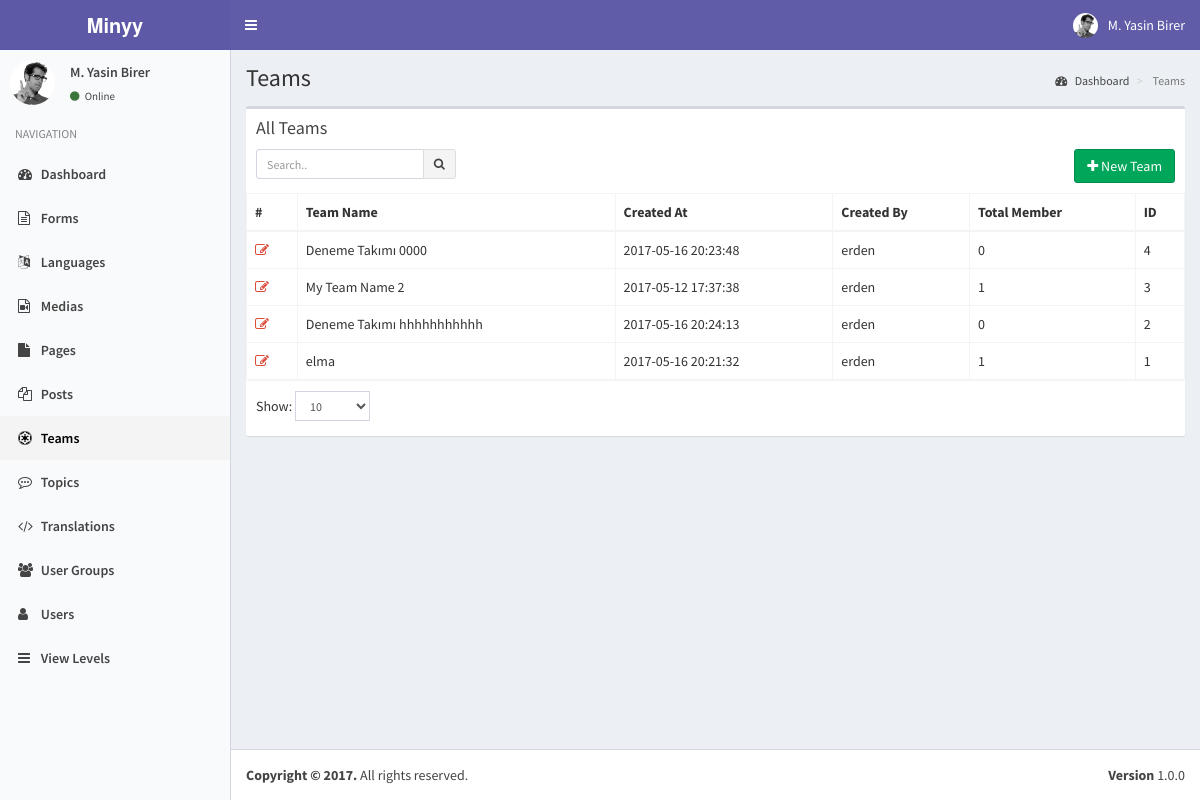
Screenshot of /index.php?controller=module&action=teams (signed in) with the database file from the repository.
### tables this page shows
CREATE TABLE `users` (
  `pk_user_id` int(11) NOT NULL,
  `username` varchar(50) NOT NULL,
  `password` varchar(50) NOT NULL,
  `email` varchar(75) NOT NULL,
  `last_visit` timestamp NOT NULL DEFAULT CURRENT_TIMESTAMP ON UPDATE CURRENT_TIMESTAMP,
  `fullname` varchar(50) DEFAULT NULL,
  `registration_date` timestamp NULL DEFAULT NULL
);

CREATE TABLE `modules` (
  `pk_module_id` int(11) NOT NULL,
  `name` varchar(20) NOT NULL,
  `icon` varchar(30) DEFAULT NULL,
  `module_key` varchar(20) NOT NULL,
  `does` text,
  `params` text
);

CREATE TABLE `teams` (
  `pk_team_id` int(11) NOT NULL,
  `name` varchar(255) DEFAULT NULL,
  `description` text,
  `created_at` datetime NOT NULL DEFAULT CURRENT_TIMESTAMP ON UPDATE CURRENT_TIMESTAMP,
  `created_by` int(11) NOT NULL,
  `params` json DEFAULT NULL
);

### helpers/view_helper.php (called while the page is built, shortened)
<?php
class ViewHelper
{
    private static $__layout='public';
    public static function getView($viewFolder,$viewFile){
        Functions::requireFile('views/'.$viewFolder,$viewFile.'.php');
    }
    public static function setLayout($layout){
        self::$__layout=$layout;
    }
    public static function getHeader(){
        require_once('views/'.self::$__layout.'_header.php');
    }
}
?>

### controllers/teams_controller.php (called while the page is built, shortened)
<?php
class TeamsController implements ModuleInterface
{
    public static function getList($params=array()) {
        $search_term=isset($_GET['search_term']) ? Functions::clearString($_GET['search_term']) : "";
        $order_by=isset($_GET['order_by']) && !empty($_GET['order_by']) ? strtolower(Functions::clearString($_GET['order_by'])) : "id";
        $order_dir=isset($_GET['order_dir']) && !empty($_GET['order_dir']) ? strtolower(Functions::clearString($_GET['order_dir'])) : "desc";
        $limit=isset($_GET['limit']) && !empty($_GET['limit']) ? (int) Functions::clearString($_GET['limit']) : 20;
        $page=isset($_GET['page']) && !empty($_GET['page']) ? (int) Functions::clearString($_GET['page']) : 1;
        $offset=($page-1)*$limit;
        $params=[
            "search_term"=>$search_term,
            "order_by"=>$order_by,
            "order_dir"=>$order_dir,
            "limit"=>$limit,
            "offset"=>$offset
        ];
        $objList = Teams::getObjList($params);
        ViewHelper::getView('teams','teams');
    }
}
?>

### index.php (called while the page is built, shortened)
<?php
require_once('helpers/view_helper.php');
require_once('helpers/functions_helper.php');
require_once('helpers/module_helper.php');
require_once('models/users_model.php');
require_once('models/view_levels_model.php');
require_once('models/teams_model.php');
require_once('routes.php');

### models/users_model.php (called while the page is built, shortened)
<?php
class Users implements DatabaseObject {
    public $groups;
    public function __construct($pk_user_id,$username,$password,$email,$last_visit,$fullname,$registration_date){
        $this->fullname=$fullname;
        $this->groups=$this->getUserGroups($pk_user_id);
        $this->modules=$this->getUserModules($pk_user_id);
    }
    public static function getObj($id){
        try{
            $db = Db::getInstance();
            $id = intval($id);
            $req = $db->prepare('SELECT * FROM users WHERE pk_user_id = :pk_user_id');
            $req->execute(array('pk_user_id' => $id));
            $obj = $req->fetch();
            if($obj){
                return new Users( $obj['pk_user_id'],
                                    $obj['username'],
                                    $obj['password'],
                                    $obj['email'],
                                    $obj['last_visit'],
                                    $obj['fullname'],
                                    $obj['registration_date']);
            }
            else{
                return [];
            }
        }
        catch (PDOException $e){
            return $e->getMessage();
        }
    }
    public function getUserGroups($id){
        try{
            $db = Db::getInstance();
            $id = intval($id);
            $req = $db->prepare('SELECT * FROM user_usergroup_map WHERE pk_user_id = :pk_user_id');
            $req->execute(array('pk_user_id' => $id));
            $list=[];
            foreach($req->fetchAll() as $obj) {
                $list[]= $obj['pk_group_id'];
            }
            return $list;
        }
        catch (PDOException $e){
            return $e->getMessage();
        }
    }
    public function getUserModules(){
        $modules=[];
        $params=[
            "search_term"=>"",
            "order_by"=>"name",
            "order_dir"=>"asc",
            "limit"=>"1000",
            "offset"=>"0"
        ];
        $viewLevels=ViewLevels::getObjList($params);
        foreach($viewLevels as $viewObj){
            $voGroups=json_decode($viewObj->groups);
            $voModules=json_decode($viewObj->modules,true);
            foreach($this->groups as $uoGroup){
                if(in_array($uoGroup,$voGroups)){
                    $keys = array_keys($voModules);
                    foreach($keys as $key){
                        if(array_key_exists($key,$modules)){
                            $temp=array_merge($modules[$key],$voModules[$key]);
                            $modules[$key]=array_unique($temp);
                        }
                        else{
                            $modules[$key]=$voModules[$key];
                        }
                    }
                }
            }
        }
        ksort($modules);
        return $modules;
    }
}

### models/view_levels_model.php (called while the page is built, shortened)
<?php
class ViewLevels implements DatabaseObject {
    public static function getObjList($params){
        $list = [];
        $order_dirs=array("desc","asc");
        $key=array_search($params["order_dir"],$order_dirs);
        $order_dir=$order_dirs[($key) ? $key : 0];
        $order_columns=array("pk_view_level_id", "title");
        $key=array_search($params["order_by"],$order_columns);
        $order_by=$order_columns[($key) ? $key : 0];
        $limit=$params["limit"] ? $params["limit"] : "20";
        $offset=$params["offset"] ? $params["offset"] : "0";
        $query="SELECT * FROM view_levels";
        $query.=" ORDER BY $order_by $order_dir LIMIT :offset , :limit";
        $db = Db::getInstance();
        $req = $db->prepare($query);
        $req->bindValue(':limit', intval($limit), PDO::PARAM_INT);
        $req->bindValue(':offset', intval($offset), PDO::PARAM_INT);
        $req->execute();
        foreach($req->fetchAll() as $obj) {
            $list[] = new ViewLevels( $obj['pk_view_level_id'],
                                $obj['title'],
                                $obj['groups'],
                                $obj['modules']);
        }
        return $list;
    }
}

### helpers/module_helper.php (called while the page is built, shortened)
<?php
class ModuleHelper
{
    public static function getModules(){
        try{
            $db = Db::getInstance();
            $req = $db->prepare('SELECT * FROM modules');
            $req->execute();
            $res=$req->fetchAll(PDO::FETCH_ASSOC);
            $returnArray=[];
            foreach($res as $obj){
                $returnArray[$obj['module_key']]=$obj;
            }
            return $returnArray;
        }
        catch(PDOException $e){
            return [];
            var_dump($e);
            die('Die...');
        }
    }
}
?>

### models/teams_model.php (called while the page is built, shortened)
<?php
    class Teams implements DatabaseObject{
        public function __construct($pk_team_id, $name, $description , $created_at, $created_by,$created_by_username,$member_count){
            $this->pk_team_id = $pk_team_id;
            $this->name = $name;
            $this->created_at  = $created_at;
            $this->created_by_username = $created_by_username;
            $this->member_count = $member_count;
        }
        public static function getObjList($params){
            $list = [];
            $order_dirs=array('desc','asc');
            $key=array_search($params['order_dir'],$order_dirs);
            $order_dir=$order_dirs[($key) ? $key : 0];
            $order_columns=array('pk_team_id','name','description', 'created_at', 'created_by');
            $key=array_search($params['order_by'],$order_columns);
            $order_by=$order_columns[($key) ? $key : 0];
            $limit=$params['limit'] ? $params['limit'] : '20';
            $offset=$params['offset'] ? $params['offset'] : '0';
            $query='SELECT t.*,u.username, (SELECT COUNT(tm.pk_team_member_id) FROM minyy.team_members AS tm WHERE tm.team_id=t.pk_team_id) AS \'member_count\' FROM minyy.teams as t LEFT JOIN minyy.users as u on t.created_by=u.pk_user_id';
            $query.=" ORDER BY $order_by $order_dir LIMIT :offset , :limit";
            $db = Db::getInstance();
            $req = $db->prepare($query);
            $req->bindValue(':limit', intval($limit), PDO::PARAM_INT);
            $req->bindValue(':offset', intval($offset), PDO::PARAM_INT);
            $req->execute();
            foreach($req->fetchAll() as $obj) {
                $list[] = new Teams( $obj['pk_team_id'],
                                    $obj['name'],
                                    $obj['description'],
                                    $obj['created_at'],
                                    $obj['created_by'],
                                    $obj['username'],
                                    $obj['member_count']);
            }
            return $list;
        }
    }
?>

### views/teams/teams.php (the view, shortened to what this page needs)
<?php ViewHelper::getHeader(); ?>
<?php
    global $objList;
    global $params;
?>
<section class="content-header">
    <h1>
    </h1>
    <ol class="breadcrumb">
    <li><a href="index.php"><i class="fa fa-dashboard"></i> <?php T::__("Dashboard"); ?></a></li>
    <li class="active"> <?php T::__("Teams"); ?></li>
    </ol>
</section>
<section class="content">
    <div class="row">
    <div class="col-xs-12">
        <div class="box">
        <div class="box-header">
            <h3 class="box-title"><?php T::__("All Teams"); ?></h3>
            <div class="box-toolbox">
            <form id="search-form">
            <div class="input-group input-group-sm pull-left search-form">
                <input type="text" name="table_search" class="form-control pull-right" placeholder="<?php T::__("Search.."); ?>" <?php echo !empty(Functions::getUrlVariableValue("search_term")) ? "value='".htmlspecialchars(urldecode(Functions::getUrlVariableValue("search_term")))."'" : ""; ?> />
                <div class="input-group-btn">
                <button type="submit" class="btn btn-default"><i class="fa fa-search"></i></button>
                </div>
            </div>
            </form>
            <button type="button" data-toggle="openModal" data-target="#addTeamModal" class="btn btn-success pull-right">
                <i class="fa fa-plus"></i> <?php T::__("New Team"); ?>
            </button>
            </div>
        </div>
        <div class="box-body table-responsive no-padding">
            <table class="table table-hover table-bordered">
                <thead>
                    <tr>
                        <th>#</th>
                        <th><?php T::__("Team Name"); ?></th>
                        <th><?php T::__("Created At"); ?></th>
                        <th><?php T::__("Created By"); ?></th>
                        <th><?php T::__("Total Member"); ?></th>
                        <th><?php T::__("ID"); ?></th>
                    </tr>
                </thead>
                <tbody style="cursor: pointer;">
                <?php $i=$params['offset']+1; foreach($objList as $team): ?>
                <tr data-id="<?php echo $team->pk_team_id; ?>">
                    <td><a data-toggle="tooltip" title="Düzenle" class="text-red" href="index.php?controller=module&action=teams&do=edit&id=<?php echo $team->pk_team_id; ?>"><i class="fa fa-edit"></i></a></td>
                    <td class="has-link"><?php echo $team->name; ?></td>
                    <td class="has-link"><?php echo $team->created_at; ?></td>
                    <td class="has-link"><?php echo $team->created_by_username; ?></td>
                    <td class="has-link"><?php echo $team->member_count; ?></td>
                    <td class="has-link"><?php echo $team->pk_team_id; ?></td>
                </tr>
                <?php endforeach; ?>
                </tbody>
            </table>
        </div>
        <div class="box-footer clearfix">
            <div class="table-length dataTables_length pull-left">
                <label><?php T::__("Show:"); ?>
                    <select name="limit" class="form-control input-sm">
                    <option value="10" <?php echo Functions::getUrlVariableValue("limit")=="10" ? "selected" : ""; ?>>10</option>
                    </select>
                </label>
            </div>
        </div>
        </div>
    </div>
    </div>
</section>

### views/static/header.php (shortened to what this page needs)
<?php
global $currentUser;
?>
<a href="index.php" class="logo">
    <span class="logo-lg"><b>Minyy</b></span>
</a>
<nav class="navbar navbar-static-top">
    <a href="#" class="sidebar-toggle" data-toggle="offcanvas" role="button">
    </a>
    <div class="navbar-custom-menu">
    <ul class="nav navbar-nav">
        <li class="dropdown user user-menu">
        <a href="#" class="dropdown-toggle" data-toggle="dropdown">
            <img src="assets/img/user2-160x160.jpg" class="user-image" alt="User Image">
            <span class="hidden-xs"><?php echo $currentUser->fullname; ?></span>
        </a>
            </li>
        </ul>
    </div>
</nav>

### views/static/sidebar.php
<?php
global $currentUser;
global $MODULES;
?>
<section class="sidebar">
    <div class="user-panel">
    <div class="pull-left image">
        <img src="assets/img/user2-160x160.jpg" class="img-circle" alt="User Image">
    </div>
    <div class="pull-left info">
        <p><?php echo $currentUser->fullname; ?></p>
        <a href="#"><i class="fa fa-circle text-success"></i> <?php echo T::__('Online'); ?></a>
    </div>
    </div>
    <ul class="sidebar-menu">
    <li class="header"><?php echo T::__('NAVIGATION'); ?></li>
    <?php
    foreach($currentUser->modules as $module=>$moduleProps):
    ?>
    <li class="<?php echo Functions::isActive($module); ?>">
        <a href="index.php?controller=module&action=<?php echo $module; ?>"><i class="fa <?php echo $MODULES[$module]["icon"]; ?>"></i> <?php echo $MODULES[$module]["name"]; ?></a>
    </li>
    <?php endforeach; ?>
    </ul>
</section>

### assets/css/style.css (style rules this page uses)
.box-toolbox::after { display: block; clear: both; content: ""; }
.box-toolbox .search-form { max-width: 200px; }
.box-toolbox { margin-top: 10px; }

### rows the page displays
users: fullname "M. Yasin Birer"
modules: name "Dashboard"
modules: name "Forms"
modules: name "Languages"
modules: name "Medias"
modules: name "Pages"
modules: name "Posts"
modules: name "Teams"
modules: name "Topics"
modules: name "Translations"
modules: name "User Groups"
modules: name "Users"
modules: name "View Levels"
teams: name "Deneme Takımı 0000", created_at "2017-05-16 20:23:48", created_by.username "erden", member_count "0", pk_team_id "4"
teams: name "My Team Name 2", created_at "2017-05-12 17:37:38", created_by.username "erden", member_count "1", pk_team_id "3"
teams: name "Deneme Takımı hhhhhhhhhhh", created_at "2017-05-16 20:24:13", created_by.username "erden", member_count "0", pk_team_id "2"
teams: name "elma", created_at "2017-05-16 20:21:32", created_by.username "erden", member_count "1", pk_team_id "1"

### other values shown
$text "Online NAVIGATION Teams Dashboard Teams All Teams New Team Team Name Created At Created By Total Member ID Show:"
